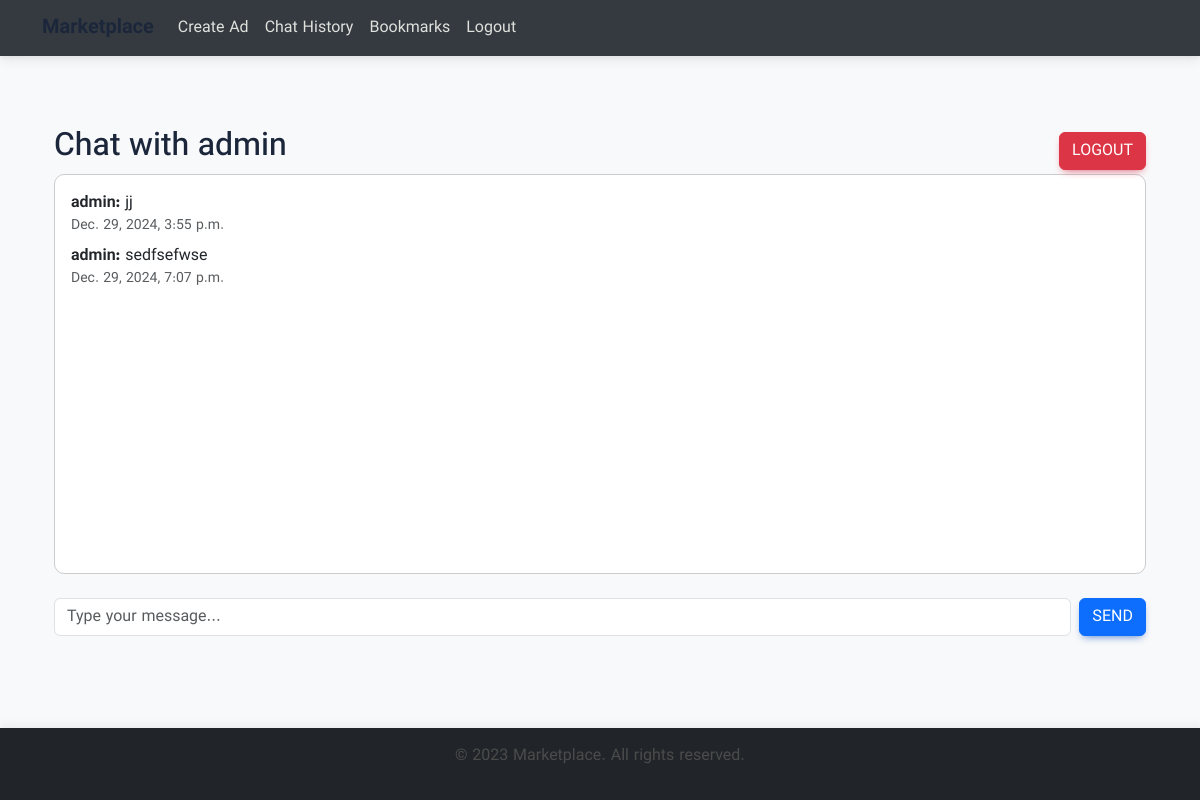
Page /room/gVKiU4dimy/ (signed in) on the committed database.
### Main/models.py (models this page shows, shortened)
class Room(models.Model):
    token = models.CharField(max_length=50, unique=True, blank=True, null=False)
    user1 = models.ForeignKey(Users, related_name='user1_rooms', on_delete=models.CASCADE)
    user2 = models.ForeignKey(Users, related_name='user2_rooms', on_delete=models.CASCADE)
    created_at = models.DateTimeField(auto_now_add=True)
    class Meta:
        unique_together = ('user1', 'user2')

class Users(AbstractBaseUser, PermissionsMixin):
    id = models.AutoField(primary_key=True)
    username = models.CharField(_("username"), unique=True, max_length=50)
    email = models.EmailField(_("email address"), unique=True)
    is_staff = models.BooleanField(default=False)
    is_active = models.BooleanField(default=True)
    date_joined = models.DateTimeField(default=timezone.now)
    first_name = models.CharField(max_length=20)
    last_name = models.CharField(max_length=30, blank=True)
    phone_number = models.CharField(max_length=20)
    slug = models.SlugField(max_length=200, unique=True)
    USERNAME_FIELD = "username"
    REQUIRED_FIELDS = []
    objects = CustomUserManager()

class Message(models.Model):
    room = models.ForeignKey(Room, related_name='messages', on_delete=models.CASCADE)
    sender = models.ForeignKey(settings.AUTH_USER_MODEL, on_delete=models.CASCADE)
    content = models.TextField()
    timestamp = models.DateTimeField(auto_now_add=True)
    updated_at = models.DateTimeField(auto_now=True)

### Main/views.py (the view)
# urls.py: path('room/<str:token>/', room_detail, name='room_detail'),
@login_required
def room_detail(request, token):
    room = get_object_or_404(Room, token=token)
    if request.user != room.user1 and request.user != room.user2:
        return render(request, 'Error_codes/403.html', status=403)
    messages = Message.objects.filter(room=room).order_by('timestamp')
    if request.method == 'POST':
        form = MessageForm(request.POST)
        if form.is_valid():
            message = form.save(commit=False)
            message.room = room
            message.sender = request.user
            message.save()
            return redirect('room_detail', token=token)
    else:
        form = MessageForm()
    return render(request, 'Chat/chatPage.html', {'room': room, 'form': form, 'messages': messages})

### Main/forms.py
class MessageForm(forms.ModelForm):
    class Meta:
        model = Message
        fields = ['content']

### templates/Chat/chatPage.html (shortened to what this page needs)
{% extends "base.html" %}
{% load static %}
{% block content %}
<div class="container mt-5">
    <div class="chat-container">
        <div class="chat-header d-flex justify-content-between align-items-center">
            <h2>Chat with
                {% if request.user == room.user1 %}
                    {{ room.user2.username }}
                {% else %}
                    {{ room.user1.username }}
                {% endif %}
            </h2>
            {% if request.user.is_authenticated %}
            <a href="{% url 'logout' %}" class="btn btn-danger">Logout</a>
            {% endif %}
        </div>
        <div class="chat-messages p-3 mb-4" id="id_chat_item_container" style="height: 400px; overflow-y: scroll; border: 1px solid #ccc; border-radius: 10px; background-color: #fff;">
            {% for message in messages %}
            <div class="mb-2">
                <strong>{{ message.sender.username }}:</strong> {{ message.content }} <br>
                <small class="text-muted">{{ message.timestamp|date:"M. d, Y, g:i a"}}</small>
            </div>
            {% endfor %}
        </div>
        <div class="chat-input d-flex">
            <input type="text" id="id_message_send_input" class="form-control me-2" placeholder="Type your message...">
            <button type="submit" id="id_message_send_button" class="btn btn-primary">Send</button>
        </div>
    </div>
</div>
{% endblock %}

### static/css/styles.css (style rules this page uses)
body { display: flex; flex-direction: column; min-height: 100vh; margin: 0; background-color: #f1f1f1; font-family: "IRANSansX", "Roboto", sans-serif; }
h1, h2, h3, h4, h5, h6 { font-family: "IRANSansX", "Roboto", sans-serif; color: #1b263b; }
p, li, a { font-family: "IRANSansX", "Roboto", sans-serif; font-weight: 400; color: #4b4b4b; }

### templates/base.html (style rules this page uses)
body { background-color: #f8f9fa; color: #212529; }

### rows in the picture
Room: user2.username "admin"
Message: sender.username "admin", content "jj", timestamp "Dec. 29, 2024, 3:55 p.m."
Message: sender.username "admin", content "sedfsefwse", timestamp "Dec. 29, 2024, 7:07 p.m."
